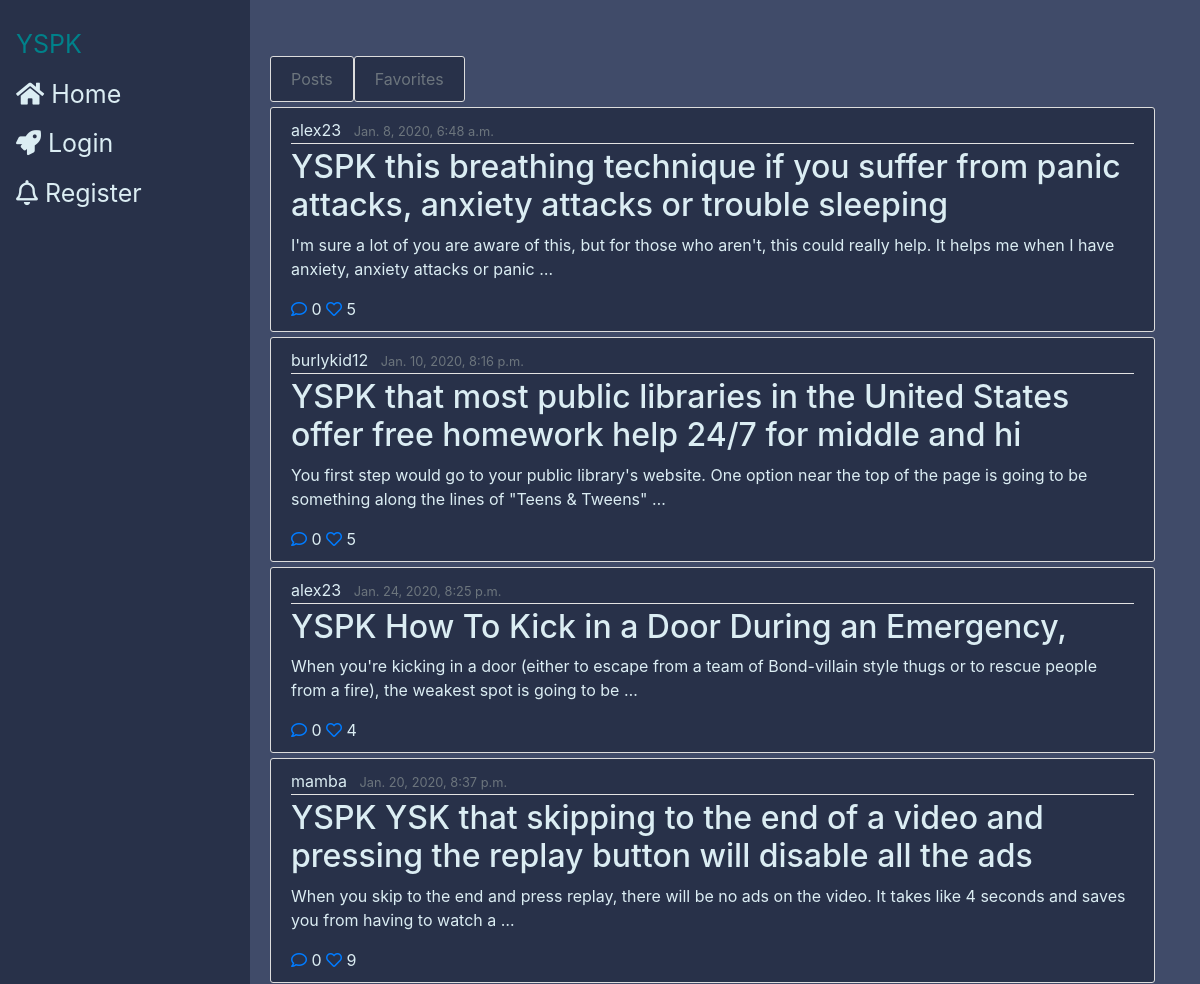
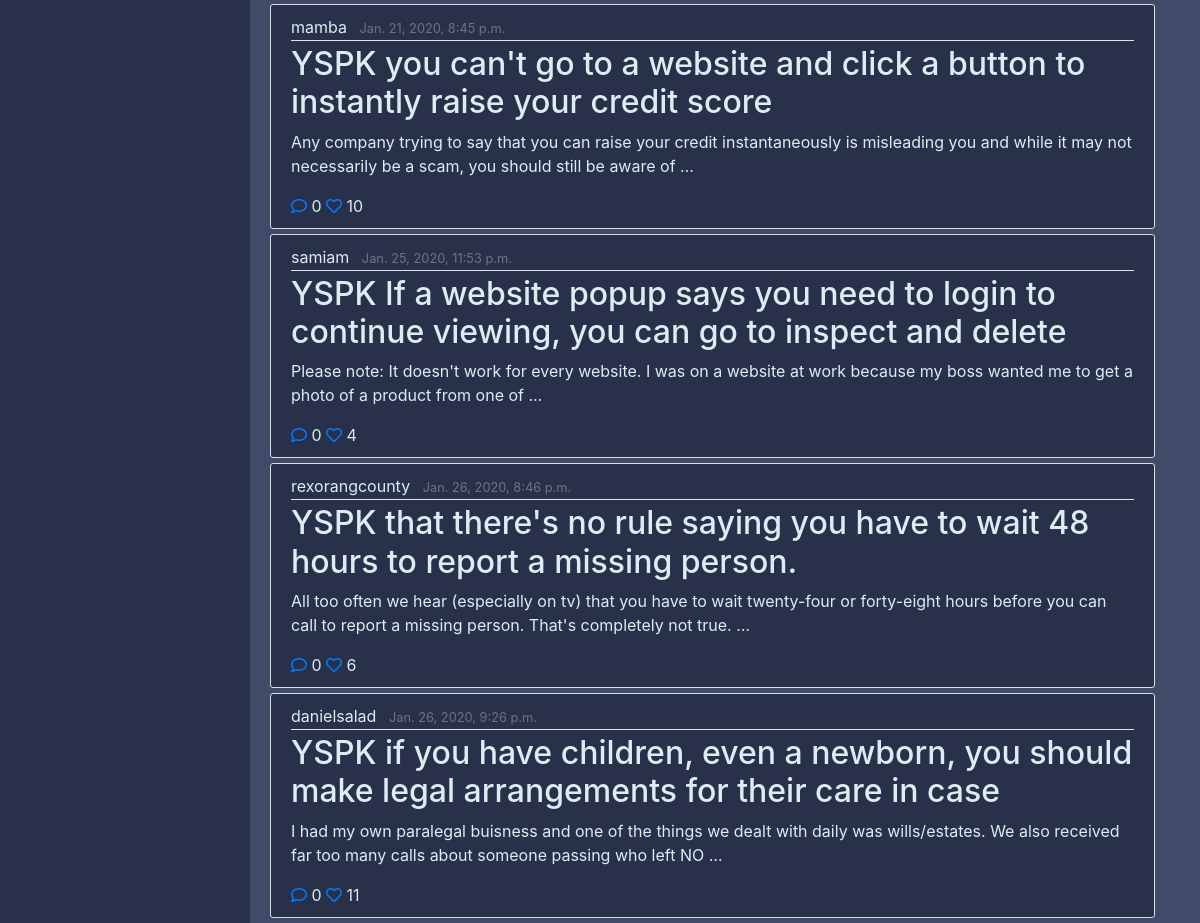
The page /liked-posts/AmandaNiy23/ on the database its author committed (2 pictures, top to bottom).
### feed/models.py (models this page shows, shortened)
class Post(models.Model):
    title = models.CharField(max_length=100)
    content = models.TextField()
    date_posted = models.DateTimeField(default=timezone.now)
    author = models.ForeignKey(User(), on_delete=models.CASCADE) #if a user is deleted, their posts are also deleted
    likes = models.ManyToManyField(User, related_name="likes", blank=True)
    def total_likes(self):
        return self.likes.count()
    def get_likers(self):
        return self.likes.all()

### feed/views.py (the view)
def liked_posts(request, username):
    user = User.objects.filter(username=username).first()
    liked_posts = user.likes.all()
    context = {
        "posts": liked_posts,
        "username": username,
        }
    return render(request, 'feed/userprofile.html', context)

### feed/templates/feed/userprofile.html (shortened to what this page needs)
{%extends "feed/base_temp.html"%}
{% block content %}
    <ul style="list-style-type:none" class="stream">
      <div display="flex" justify-content="space-between" white-space="nowrap">
      <a class="btn btn-outline-secondary content-section" href="{% url 'user-posts' username %}">Posts</a><a class="btn btn-outline-secondary content-section" href="{% url 'liked_posts' username %}">Favorites</a>
    </div>
      {% for post in posts %}
      <li class="postobj" post-id="{{post.id}}">
          {% include "feed/single_post.html" %}
      </li>
      {% endfor %}
    </ul>
{% endblock content%}

### feed/templates/feed/single_post.html
<article class="media content-section">
  <div class="media-body">
    <div class="article-metadata">
      <a class="mr-2" href="{% url 'user-posts' post.author %}"><span class="username">{{ post.author }}</span></a>
      <small class="text-muted">{{ post.date_posted }}</small>
    </div>
    <h2><a class="article-title" href="{% url 'post_detail' post.id %}">{{ post.title }}</a></h2>
    <p class="article-content">{{ post.content |truncatewords:30}}</p>
    <div id="interactions">
      {% include "feed/interactions.html" %}
    </div>
  </div>
</article>

### feed/templates/feed/interactions.html (shortened to what this page needs)
  <a href="{% url 'post_detail' post.id %}" class="comment"><i class="far fa-comment"></i>
  <span class="total-likess">{{ post.comments.count }}
  <a href="" class="like">
    {% if request.user in post.get_likers %}
      <i class="heart fa fa-heart" style="color:#FF0000;"></i>
    {% else %}
      <i class="heart far fa-heart"></i>
    {% endif %}
  </a>
  <span class="total-likes">{{post.total_likes}} </span>

### feed/static/feed/main.css (style rules this page uses)
body { background: #404b69; color: #333333; margin-top: 3.5rem; }
h1, h2, h3, h4, h5, h6 { color: #444444; }
p, span, div { color: #dbedf3 }
ul { margin: 0; }
.content-section { background: #283149; padding: 10px 20px; border: 1px solid #dddddd; border-radius: 3px; margin-bottom: 5px; }
.article-title { color: #dbedf3; }
.article-content { white-space: pre-line; }
.article-metadata { padding-bottom: 1px; margin-bottom: 4px; border-bottom: 1px solid #e3e3e3 }

### rows shown on the page
Post: author "alex23", date_posted "Jan. 8, 2020, 6:48 a.m.", title "YSPK this breathing technique if you suffer from panic attacks, anxiety attacks or trouble sleeping", content "I'm sure a lot of you are aware of this, but for those who aren't, this could really help. It helps me when I have anxiety, anxiety attacks or panic …", comments.count "0", total_likes "5"
Post: author "burlykid12", date_posted "Jan. 10, 2020, 8:16 p.m.", title "YSPK that most public libraries in the United States offer free homework help 24/7 for middle and hi", content "You first step would go to your public library's website. One option near the top of the page is going to be something along the lines of \"Teens & Tweens\" …", comments.count "0", total_likes "5"
Post: author "alex23", date_posted "Jan. 24, 2020, 8:25 p.m.", title "YSPK How To Kick in a Door During an Emergency,", content "When you're kicking in a door (either to escape from a team of Bond-villain style thugs or to rescue people from a fire), the weakest spot is going to be …", comments.count "0", total_likes "4"
Post: author "mamba", date_posted "Jan. 20, 2020, 8:37 p.m.", title "YSPK YSK that skipping to the end of a video and pressing the replay button will disable all the ads", content "When you skip to the end and press replay, there will be no ads on the video. It takes like 4 seconds and saves you from having to watch a …", comments.count "0", total_likes "9"
Post: author "mamba", date_posted "Jan. 21, 2020, 8:45 p.m.", title "YSPK you can't go to a website and click a button to instantly raise your credit score", content "Any company trying to say that you can raise your credit instantaneously is misleading you and while it may not necessarily be a scam, you should still be aware of …", comments.count "0", total_likes "10"
Post: author "samiam", date_posted "Jan. 25, 2020, 11:53 p.m.", title "YSPK If a website popup says you need to login to continue viewing, you can go to inspect and delete", content "Please note: It doesn't work for every website. I was on a website at work because my boss wanted me to get a photo of a product from one of …", comments.count "0", total_likes "4"
Post: author "rexorangcounty", date_posted "Jan. 26, 2020, 8:46 p.m.", title "YSPK that there's no rule saying you have to wait 48 hours to report a missing person.", content "All too often we hear (especially on tv) that you have to wait twenty-four or forty-eight hours before you can call to report a missing person. That's completely not true. …", comments.count "0", total_likes "6"
Post: author "danielsalad", date_posted "Jan. 26, 2020, 9:26 p.m.", title "YSPK if you have children, even a newborn, you should make legal arrangements for their care in case", content "I had my own paralegal buisness and one of the things we dealt with daily was wills/estates. We also received far too many calls about someone passing who left NO …", comments.count "0", total_likes "11"
